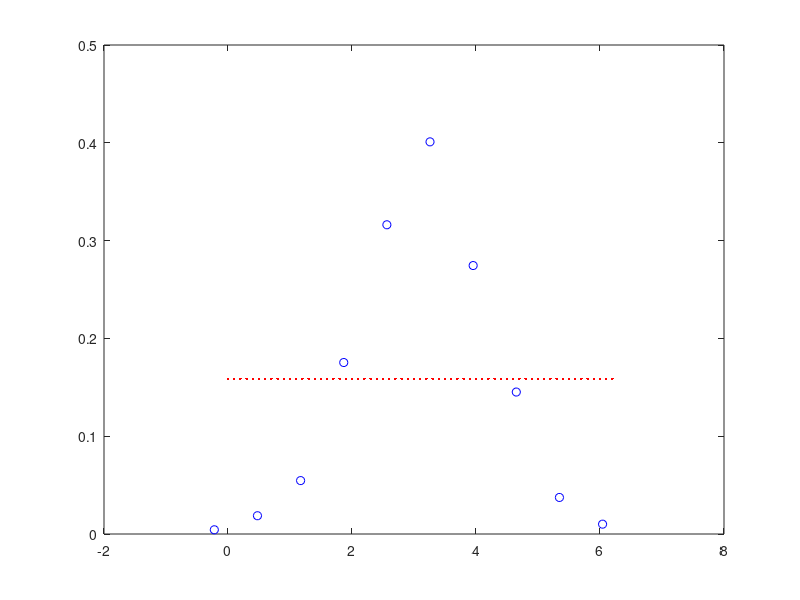
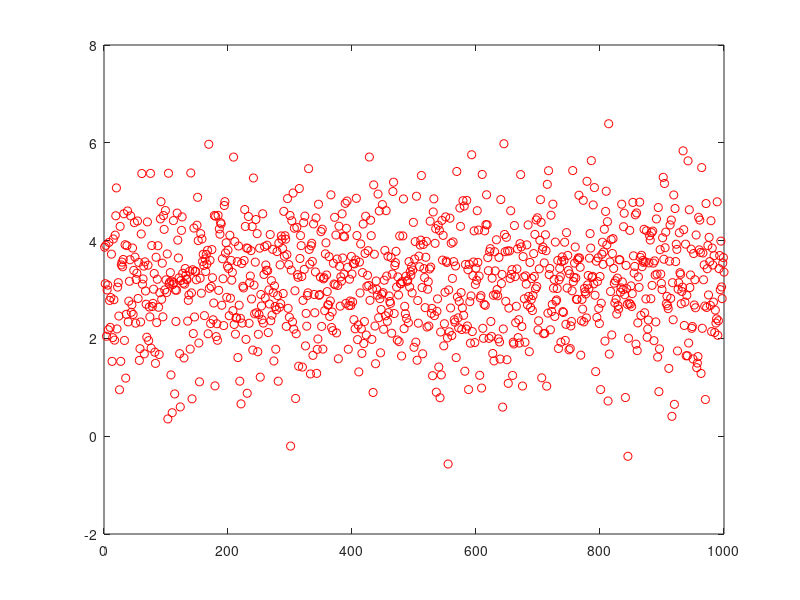
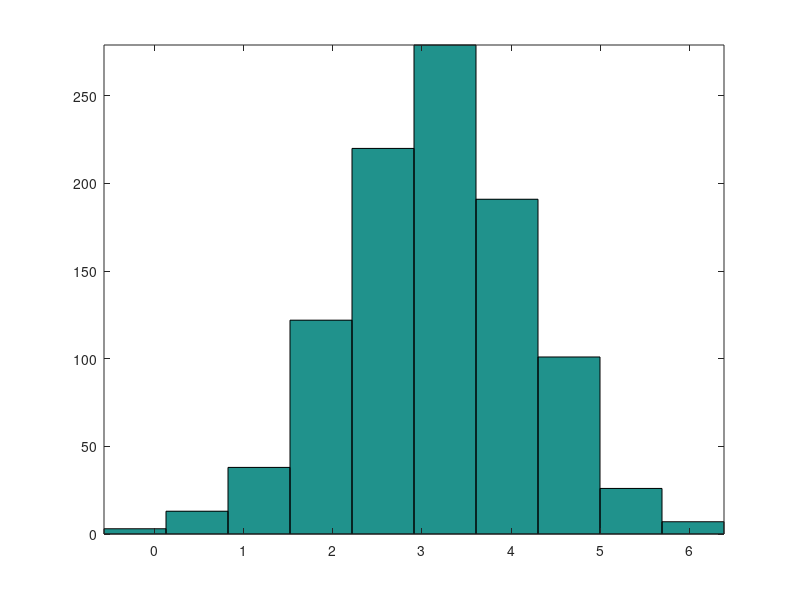
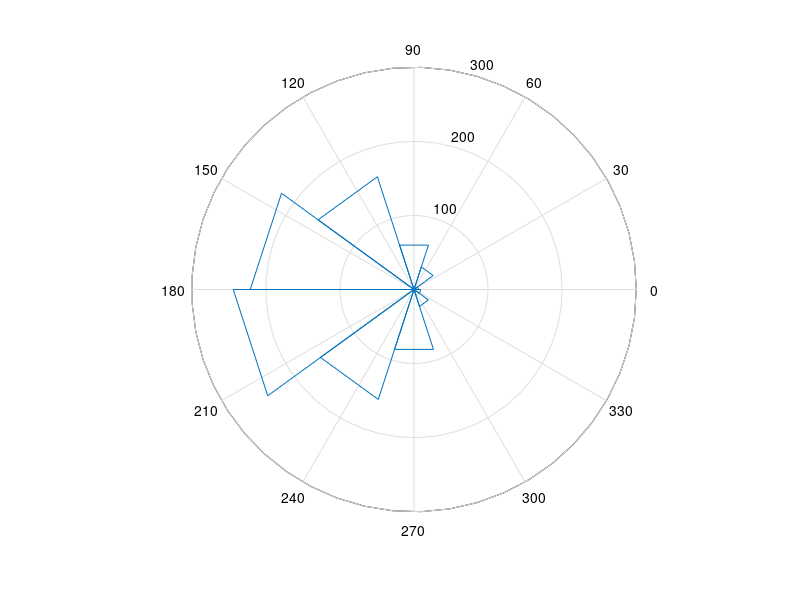

The MATLAB source for these figures, in order: (Note: this script raises an error after producing the figures.)
N_trials = 1;
stds = zeros(1,N_trials);
means = zeros(1,N_trials);

for j = 1:N_trials
%     
%     if j <= N_trials/2
%         set_sd = 1;
%     else
%         set_sd = 1.2;
%     end;
    set_sd = 1;
    n = 1000;
    a = random('normal',pi,set_sd,n,1); 
    %a = random('unif',0,2*pi,n,1);
    x = 0:0.1:2*pi;
    pdf = exp(-(x-pi).^2/2);
    pdf = ones(length(x),1);
    norm = sum(pdf)*0.1;
    p = pdf/norm;
    figure(100);
    plot(x,p,'.r');
    hold on;
    [h, xb] = hist(a);
    nhist = sum(h)*(xb(2)-xb(1));
    plot(xb,h/nhist,'ob');
    hold off;
      
   
    
   % polar(x,p,'or');
    figure(101);
    plot(a,'or');
    figure(102);
    hist(a);
    axis tight;
    stds(j) = std(a);
    means(j) = mean(a);
    
    figure(500);
    [t,r]=rose(a,10);
    %rose(a);
     %polar(xb,h,'r');
     %hold on;
    rose(a,10);
    figure(600);
    
    nhist = 1/2*sum(h.^2)*(abs(mean(dxb)));
    normp = h/sqrt(nhist);
    polar(xb,normp);
    sum(1/2 * normp.^2 * abs(mean(dxb)))
    
    
end;

% figure(202);
% plot(means,'ob');
% figure(203);
% plot(stds,'ok');



